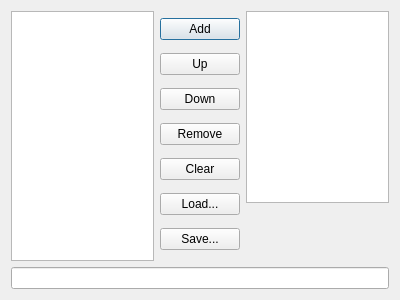
<?xml version="1.0" encoding="UTF-8"?>
<ui version="4.0">
 <class>Dialog</class>
 <widget class="QDialog" name="Dialog">
  <property name="geometry">
   <rect>
    <x>0</x>
    <y>0</y>
    <width>400</width>
    <height>300</height>
   </rect>
  </property>
  <property name="windowTitle">
   <string>Operations</string>
  </property>
  <layout class="QVBoxLayout" name="verticalLayout">
   <item>
    <layout class="QHBoxLayout" name="horizontalLayout">
     <item>
      <widget class="QListWidget" name="lw_operations"/>
     </item>
     <item>
      <layout class="QVBoxLayout" name="verticalLayout_2">
       <item>
        <widget class="QPushButton" name="b_add">
         <property name="text">
          <string>Add</string>
         </property>
        </widget>
       </item>
       <item>
        <widget class="QPushButton" name="b_up">
         <property name="text">
          <string>Up</string>
         </property>
        </widget>
       </item>
       <item>
        <widget class="QPushButton" name="b_down">
         <property name="text">
          <string>Down</string>
         </property>
        </widget>
       </item>
       <item>
        <widget class="QPushButton" name="b_remove">
         <property name="text">
          <string>Remove</string>
         </property>
        </widget>
       </item>
       <item>
        <widget class="QPushButton" name="b_clear">
         <property name="text">
          <string>Clear</string>
         </property>
        </widget>
       </item>
       <item>
        <widget class="QPushButton" name="b_load">
         <property name="text">
          <string>Load...</string>
         </property>
        </widget>
       </item>
       <item>
        <widget class="QPushButton" name="b_save">
         <property name="text">
          <string>Save...</string>
         </property>
        </widget>
       </item>
      </layout>
     </item>
     <item>
      <layout class="QVBoxLayout" name="verticalLayout_3">
       <item>
        <widget class="QListWidget" name="lw_queue"/>
       </item>
       <item>
        <widget class="QStackedWidget" name="stack">
         <property name="frameShape">
          <enum>QFrame::NoFrame</enum>
         </property>
         <widget class="QWidget" name=""/>
         <widget class="QWidget" name="page_4"/>
        </widget>
       </item>
      </layout>
     </item>
    </layout>
   </item>
   <item>
    <widget class="QLineEdit" name="le_description"/>
   </item>
  </layout>
 </widget>
 <resources/>
 <connections/>
</ui>
